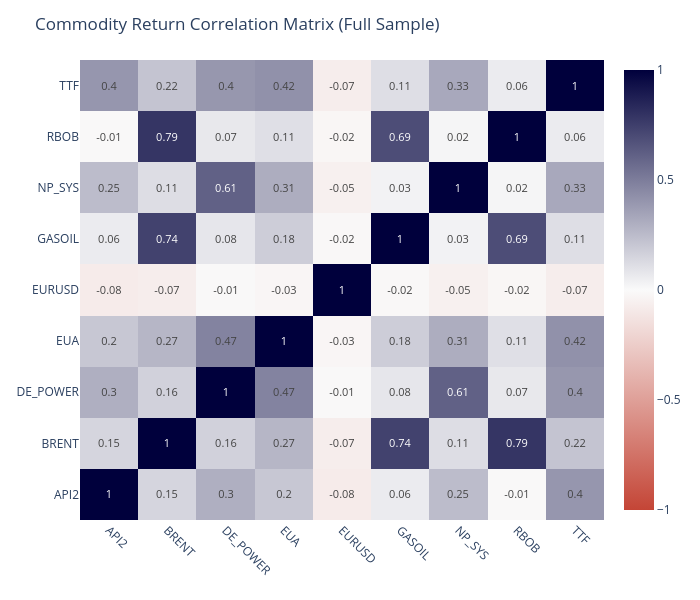

The notebook cell saved with this chart:
### Markdown cell above
## 1. Full Correlation Matrix

The unconditional linear correlation across the energy complex. BRENT and
product cracks (RBOB, GASOIL) cluster together; TTF, EUA, and DE_POWER form a
European energy bloc with moderate cross-links to crude.

### Code cell
corr_matrix = returns.corr()

fig1 = go.Figure(
    data=go.Heatmap(
        z=corr_matrix.values,
        x=corr_matrix.columns,
        y=corr_matrix.index,
        zmin=-1, zmax=1,
        colorscale=[
            [0.0, RED],
            [0.5, OFFWHITE],
            [1.0, NAVY],
        ],
        text=np.round(corr_matrix.values, 2),
        texttemplate="%{text}",
        textfont={"size": 11},
        hoverongaps=False,
    )
)
fig1.update_layout(
    title="Commodity Return Correlation Matrix (Full Sample)",
    width=700, height=600,
    margin=dict(l=80, r=40, t=60, b=80),
    xaxis=dict(tickangle=45),
)
fig1.show()

### Figure 1 — Plotly figure (JSON) as saved in the notebook; plotly's stock layout.template omitted (floating-point values rounded to 4 significant figures)
{"data": [{"colorscale": [[0.0, "#C44536"], [0.5, "#FAFAFA"], [1.0, "#00003C"]], "hoverongaps": false, "text": [[1.0, 0.15, 0.3, 0.2, -0.08, 0.06, 0.25, -0.01, 0.4], [0.15, 1.0, 0.16, 0.27, -0.07, 0.74, 0.11, 0.79, 0.22], [0.3, 0.16, 1.0, 0.47, -0.01, 0.08, 0.61, 0.07, 0.4], [0.2, 0.27, 0.47, 1.0, -0.03, 0.18, 0.31, 0.11, 0.42], [-0.08, -0.07, -0.01, -0.03, 1.0, -0.02, -0.05, -0.02, -0.07], [0.06, 0.74, 0.08, 0.18, -0.02, 1.0, 0.03, 0.69, 0.11], [0.25, 0.11, 0.61, 0.31, -0.05, 0.03, 1.0, 0.02, 0.33], [-0.01, 0.79, 0.07, 0.11, -0.02, 0.69, 0.02, 1.0, 0.06], [0.4, 0.22, 0.4, 0.42, -0.07, 0.11, 0.33, 0.06, 1.0]], "textfont": {"size": 11}, "texttemplate": "%{text}", "type": "heatmap", "x": ["API2", "BRENT", "DE_POWER", "EUA", "EURUSD", "GASOIL", "NP_SYS", "RBOB", "TTF"], "y": ["API2", "BRENT", "DE_POWER", "EUA", "EURUSD", "GASOIL", "NP_SYS", "RBOB", "TTF"], "z": [[1.0, 0.1467, 0.2994, 0.2034, -0.08055, 0.05896, 0.2469, -0.01076, 0.4002], [0.1467, 1.0, 0.1645, 0.2712, -0.07133, 0.7376, 0.1144, 0.7892, 0.216], [0.2994, 0.1645, 1.0, 0.4747, -0.01155, 0.07806, 0.612, 0.07163, 0.3976], [0.2034, 0.2712, 0.4747, 1.0, -0.02662, 0.1814, 0.3084, 0.1064, 0.4206], [-0.08055, -0.07133, -0.01155, -0.02662, 1.0, -0.01509, -0.05456, -0.02344, -0.07073], [0.05896, 0.7376, 0.07806, 0.1814, -0.01509, 1.0, 0.0328, 0.6917, 0.1111], [0.2469, 0.1144, 0.612, 0.3084, -0.05456, 0.0328, 1.0, 0.02023, 0.3288], [-0.01076, 0.7892, 0.07163, 0.1064, -0.02344, 0.6917, 0.02023, 1.0, 0.0591], [0.4002, 0.216, 0.3976, 0.4206, -0.07073, 0.1111, 0.3288, 0.0591, 1.0]], "zmax": 1, "zmin": -1}], "layout": {"height": 600, "margin": {"b": 80, "l": 80, "r": 40, "t": 60}, "title": {"text": "Commodity Return Correlation Matrix (Full Sample)"}, "width": 700, "xaxis": {"tickangle": 45}}}
